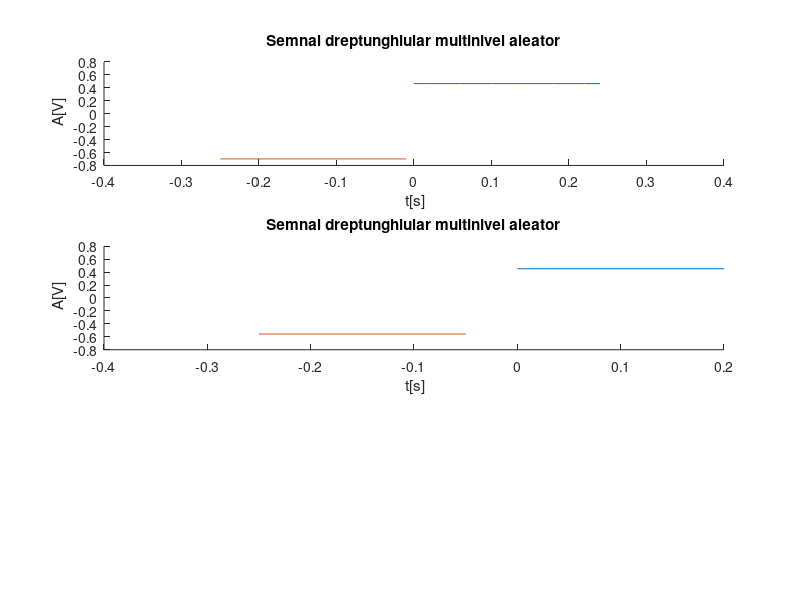

This figure's MATLAB source:
% a) {-1,1}
%pentru rezolutie temporara de 2ms
hold on; %functie care asigura reprezentarea  semnalelor  pe aceeasi figura
A1=rand(1);
A2=rand(1);
t=0:0.002:0.25;
x1=A1*square(2*pi*4*t,100);% factorul de umplere 100 pentru a pastra un nivel constant
x2=-A2*square(2*pi*4*t,100);
plot(t,x1);
plot(t-0.25,x2);%am deplasat al doilea semnal pentru a-l pozitiona la stanga primului
subplot(3,1,1)
xlabel(' t[s]')
ylabel(' A[V]')
title('Semnal dreptunghiular multinivel aleator')
%pentru rezoltie temporara de 20ms
hold on; %functie care asigura reprezentarea  semnalelor  pe aceeasi figura
A1=rand(1);
A2=rand(1);
t=0:0.02:0.25;
x1=A1*square(2*pi*4*t,100);% factorul de umplere 100 pentru a pastra un nivel constant
x2=-A2*square(2*pi*4*t,100);
plot(t,x1);
plot(t-0.25,x2);%am deplasat al doilea semnal pentru a-l pozitiona la stanga primului
subplot(3,1,2)
xlabel(' t[s]')
ylabel(' A[V]')
title('Semnal dreptunghiular multinivel aleator')
%pentru rezolitie temporara de 200ms
hold on; %functie care asigura reprezentarea  semnalelor  pe aceeasi figura
A1=rand(1);
A2=rand(1);
t=0:0.2:0.25;
x1=A1*square(2*pi*4*t,100);% factorul de umplere 100 pentru a pastra un nivel constant
x2=-A2*square(2*pi*4*t,100);
plot(t,x1);
plot(t-0.25,x2);%am deplasat al doilea semnal pentru a-l pozitiona la stanga primului
subplot(3,1,1)
xlabel(' t[s]')
ylabel(' A[V]')
title('Semnal dreptunghiular multinivel aleator')